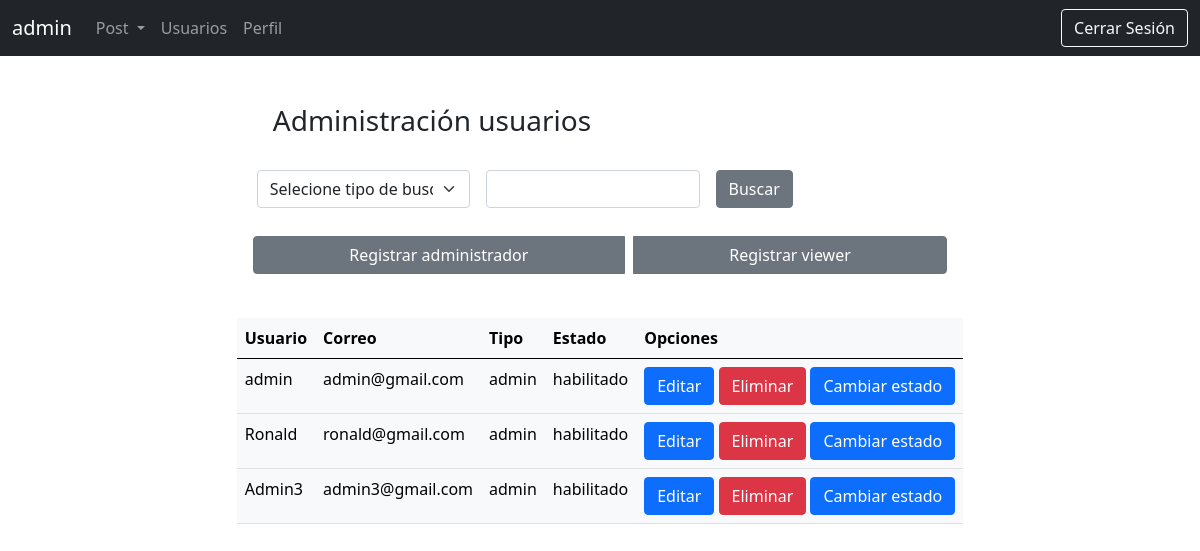
The page /usuarios/adminUsuarios.php (signed in) on the database its author committed.
### tables this page shows
CREATE TABLE `usuarios` (
  `idUsuario` int NOT NULL,
  `usuario` tinytext NOT NULL,
  `correo` tinytext NOT NULL,
  `contrasena` tinytext NOT NULL,
  `tipo` tinytext NOT NULL,
  `estado` tinytext NOT NULL
);

### database/crudUsuarios.php (called while the page is built, shortened)
<?php
function buscarUsuario($valor,$opcion){
    try {
        $sql = "SELECT * FROM usuarios WHERE $opcion='$valor'";
        $con=connect();
        $resultado=mysqli_query($con,$sql);
        return $resultado;
    } catch (Exception $e) {
        die(e->getMessage());
    }
}
?>

### usuarios/adminUsuarios.php (the view, shortened to what this page needs)
<?php
include_once ('../database/crudUsuarios.php');
$opcion = 'tipo';
$valor = 'admin';
$opciones =["usuario","correo","tipo","estado"];
$datos = buscarUsuario($valor,$opcion);
?>
<!DOCTYPE html>
<html lang="es">
<head>
    <link href="https://cdn.jsdelivr.net/npm/bootstrap@5.0.1/dist/css/bootstrap.min.css" rel="stylesheet">
</head>
<body>
    <?php
        if(!isset($_COOKIE['session_id'])){
            header('Location: ../login/login.php');
        }elseif($_SESSION['type']=="viewer"){
            header('Location: ../post/post.php');
        }elseif($_SESSION['type']=="admin"){
            include_once ('../navBars/adminNavbar.php');
        }else{
            header('Location: ../login/login.php');
        }
    ?>
    <div class="d-flex justify-content-center m-4">
        <div class="d-flex flex-column">
        <h3 class="m-4">Administración usuarios</h3>
            <div class="row">
                <form action="busqueda.php" method="post">
                <div class="btn-group" role="group" aria-label="Basic example">
                        <div class="col-4 m-2">
                            <select class="form-select" aria-label="Default select example" id="tipo" name="tipo" onclick="generarCampos()">
                                <option selected>Selecione tipo de busqueda</option>
                            </select>
                        </div>
                        <div class="col-4 m-2" id="busqueda">
                            <input type="text" name="busqueda" id="busqueda" class="form-control">
                        </div>
                        <div class="col-4 m-2">
                            <input type="submit" class="btn btn-secondary" value="Buscar">
                        </div>
                    </div>
                </form>
            </div>
            <div class="row my-3">
                <div class="btn-group" role="group" aria-label="Basic example">
                    <a href="registrarUsuario.php?ad=admin" class="btn btn-secondary m-1">Registrar administrador</a>
                    <a href="registrarUsuario.php?ad=viewer" class="btn btn-secondary m-1">Registrar viewer</a>
                </div>
            </div>
            <div class="row mt-4">
                <table class="table table table-light table-hover">
                    <thead>
                        <tr>
                            <th scope="col">Usuario</th>
                            <th scope="col">Correo</th>
                            <th scope="col">Tipo</th>
                            <th scope="col">Estado</th>
                            <th scope="col">Opciones</th>
                        </tr>
                    </thead>
                    <tbody>
                        <?php while($row = mysqli_fetch_assoc($datos)){
                            echo "<tr>";
                            foreach($opciones as $valor){
                            ?>
                            <td><?= $row[$valor] ?></td>
                        <?php }?>
                            <td>
                                <a href="editarUsuario.php?id=<?= $row['idUsuario']?>" class="btn btn-primary">Editar</a>
                                <a href="eliminarUsuario.php?id=<?= $row['idUsuario']?>" class="btn btn-danger">Eliminar</a>
                                <a href="cambiarEstadoU.php?id=<?= $row['idUsuario']?>" class="btn btn-primary">Cambiar estado</a>
                            </td>
                        </tr>
                        <?php } ?>
                    </tbody>
                </table>
            </div>
        </div>
    </div>
</body>
</html>

### rows shown on the page
usuarios: usuario "admin", correo "admin@gmail.com", tipo "admin", estado "habilitado"
usuarios: usuario "Ronald", correo "ronald@gmail.com", tipo "admin", estado "habilitado"
usuarios: usuario "Admin3", correo "admin3@gmail.com", tipo "admin", estado "habilitado"

### other values the page prints
$_SESSION['user'] "admin"
